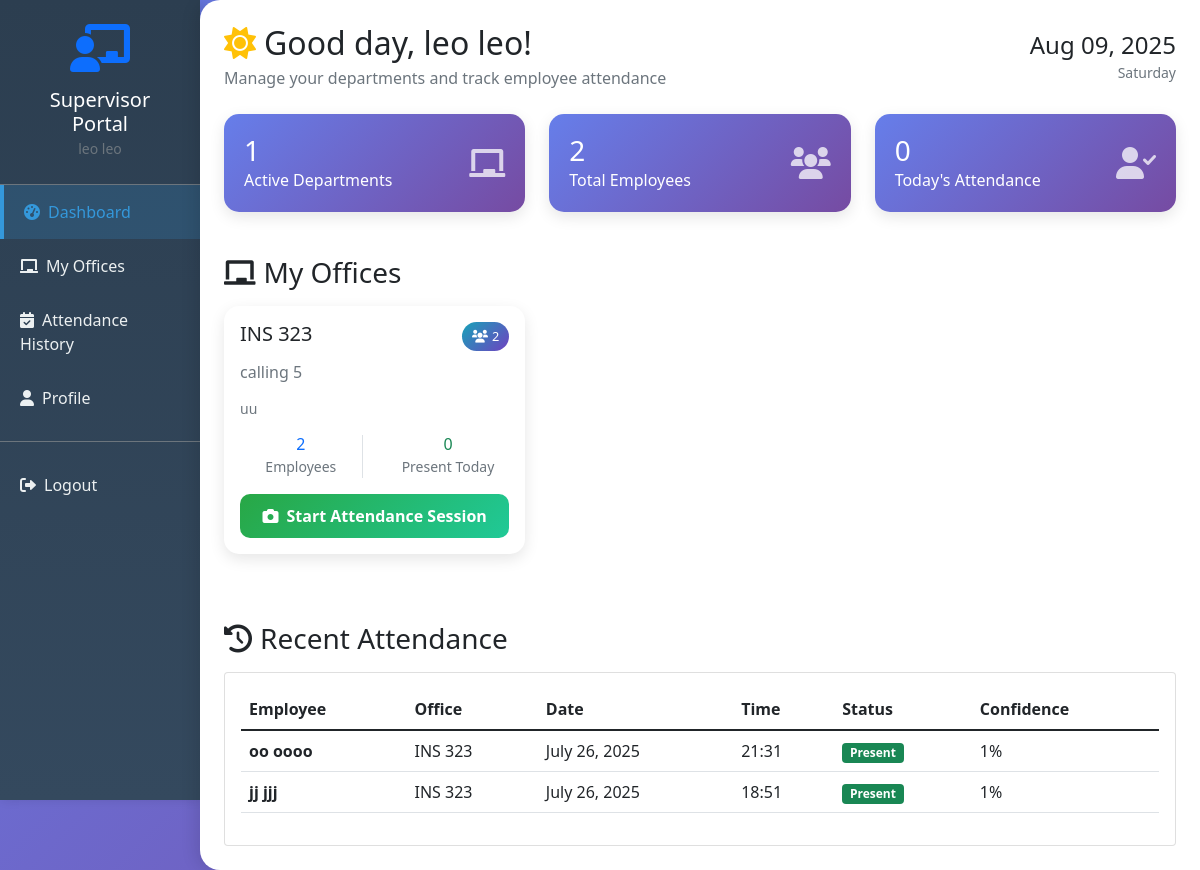
The page /lecturer/dashboard/ (signed in) on the database as committed earlier.
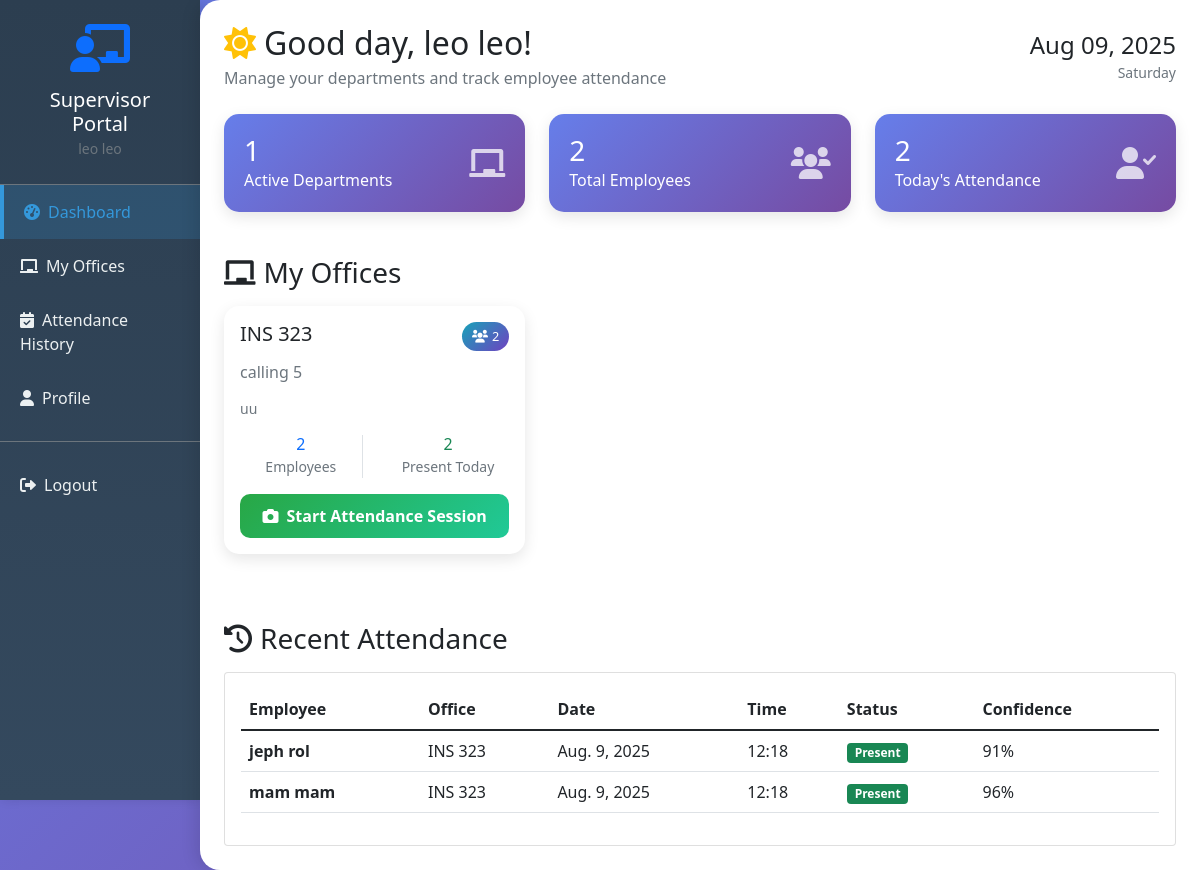
The same page on the database as committed later.
### attendance/models.py (models this page shows, shortened)
class Class(models.Model):
    name = models.CharField(max_length=100, unique=True)
    code = models.CharField(max_length=20, unique=True)
    description = models.TextField(blank=True)
    instructor = models.ForeignKey('CustomUser', on_delete=models.CASCADE, related_name='taught_classes', limit_choices_to={'position': 'lecturer'})
    created_at = models.DateTimeField(auto_now_add=True)
    is_active = models.BooleanField(default=True)
    class Meta:
        verbose_name_plural = "Classes"
        ordering = ['name']

class Attendance(models.Model):
    ATTENDANCE_STATUS_CHOICES = [
        ('present', 'Present'),
        ('absent', 'Absent'),
        ('late', 'Late'),
    ]
    student = models.ForeignKey(Student, on_delete=models.CASCADE, related_name='attendance_records', null = True)
    class_attended = models.ForeignKey(Class, on_delete=models.CASCADE, related_name='attendance_records')
    date = models.DateField(default=timezone.now)
    timestamp = models.DateTimeField(auto_now_add=True)
    status = models.CharField(max_length=10, choices=ATTENDANCE_STATUS_CHOICES, default='present')
    recognition_confidence = models.FloatField(null=True, blank=True)
    marked_by_recognition = models.BooleanField(default=True)
    attendance_image = models.CharField(max_length=255, blank=True, null=True, help_text="Filename of captured attendance image")
    notes = models.TextField(blank=True)
    class Meta:
        unique_together = ['student', 'class_attended', 'date']
        ordering = ['-timestamp']

class Student(models.Model):
    SEMESTER_CHOICES = [
        ('1', 'First Semester'),
        ('2', 'Second Semester'),
    ]
    user = models.OneToOneField('CustomUser', on_delete=models.CASCADE, related_name='student_profile', null = True)
    student_id = models.CharField(max_length=20, unique=True)
    enrolled_classes = models.ManyToManyField(Class, related_name='students', blank=True)
    year_of_study = models.CharField(max_length=20, blank=True)
    department = models.ForeignKey(Department, on_delete=models.CASCADE, related_name='students', null=True, blank=True)
    level = models.ForeignKey(Level, on_delete=models.CASCADE, related_name='students', null=True, blank=True)
    semester = models.CharField(max_length=1, choices=SEMESTER_CHOICES, blank=True)
    phone = models.CharField(max_length=20, blank=True)
    created_at = models.DateTimeField(auto_now_add=True)
    is_active = models.BooleanField(default=True)
    class Meta:
        ordering = ['student_id']
    @property
    def full_name(self):
        return self.user.get_full_name() or self.user.username
    @property
    def phone(self):
        return self.user.phone

class CustomUser(AbstractUser):
    POSITION_CHOICES = [
        ('student', 'Student'),
        ('lecturer', 'Lecturer'),
    ]
    position = models.CharField(
        max_length=10,
        choices=POSITION_CHOICES,
        default='student',
        help_text='User position in the system'
    )
    phone = models.CharField(max_length=20, blank=True, null=True)
    student_id = models.CharField(max_length=20, blank=True, null=True, unique=True)

### attendance/views.py (the view)
# urls.py: path('lecturer/dashboard/', views.lecturer_dashboard, name='lecturer_dashboard'),
@login_required
def lecturer_dashboard(request):
    try:
        if not request.user.is_staff:
            messages.error(request, 'Access denied. Lecturer privileges required.')
            return redirect('student_dashboard')
        lecturer_classes = Class.objects.filter(
            instructor=request.user,
            is_active=True
        ).prefetch_related('students')
        today = timezone.now().date()
        today_sessions = AttendanceSession.objects.filter(
            class_session__instructor=request.user,
            date=today
        ).select_related('class_session')
        for cls in lecturer_classes:
            today_attendance = Attendance.objects.filter(
                class_attended=cls,
                date=today,
                status='present'
            ).count()
            cls.attendance_today_count = today_attendance
        recent_attendance = Attendance.objects.filter(
            class_attended__instructor=request.user
        ).select_related('student', 'class_attended').order_by('-timestamp')[:20]
        total_students = sum(cls.students.filter(is_active=True).count() for cls in lecturer_classes)
        total_classes = lecturer_classes.count()
        today_attendance_count = sum(session.present_count for session in today_sessions)
        context = {
            'lecturer': request.user,
            'lecturer_classes': lecturer_classes,
            'today_sessions': today_sessions,
            'recent_attendance': recent_attendance,
            'total_students': total_students,
            'total_classes': total_classes,
            'today_attendance_count': today_attendance_count,
            'today': today,
        }
        return render(request, 'attendance/lecturer_dashboard.html', context)
    except Exception as e:
        messages.error(request, f'Error loading dashboard: {str(e)}')
        return redirect('student_login')

### templates/attendance/lecturer_dashboard.html (shortened to what the changed rows need)
<!DOCTYPE html>
<html lang="en">
<head>
    <link href="https://cdn.jsdelivr.net/npm/bootstrap@5.1.3/dist/css/bootstrap.min.css" rel="stylesheet">
    <link href="https://cdnjs.cloudflare.com/ajax/libs/font-awesome/6.0.0/css/all.min.css" rel="stylesheet">
</head>
<body>
    <div class="container-fluid">
        <div class="row">
            <div class="col-lg-10 px-0">
                <div class="main-content p-4">
                    <div class="d-flex justify-content-between align-items-center mb-4">
                        <div>
                            <h2 class="mb-1">
                                <i class="fas fa-sun me-2 text-warning"></i>Good day, {{ lecturer.get_full_name|default:lecturer.username }}!
                            </h2>
                        </div>
                    </div>
                    <div class="row mb-4">
                        <div class="col-md-4">
                            <div class="stats-card">
                                <div class="d-flex justify-content-between align-items-center">
                                    <div>
                                        <h3 class="mb-0">{{ today_attendance_count }}</h3>
                                        <p class="mb-0">Today's Attendance</p>
                                    </div>
                                </div>
                            </div>
                        </div>
                    </div>
                    {% if lecturer_classes %}
                        <div class="row">
                            {% for class in lecturer_classes %}
                                <div class="col-md-6 col-lg-4">
                                    <div class="card class-card">
                                        <div class="card-body">
                                            <div class="d-flex justify-content-between align-items-start mb-3">
                                                <h5 class="card-title mb-0">{{ class.code }}</h5>
                                                <span class="attendance-badge">
                                                    <i class="fas fa-users me-1"></i>{{ class.students.count }}
                                                </span>
                                            </div>
                                            <h6 class="card-subtitle mb-3 text-muted">{{ class.name }}</h6>
                                            {% if class.description %}
                                            <div class="mb-3">
                                                <p class="text-muted small mb-0">{{ class.description|truncatewords:15 }}</p>
                                            </div>
                                            {% endif %}
                                            <div class="row text-center mb-3">
                                                <div class="col-6">
                                                    <div class="border-end">
                                                        <h6 class="mb-0 text-primary">{{ class.students.count }}</h6>
                                                        <small class="text-muted">Employees</small>
                                                    </div>
                                                </div>
                                                <div class="col-6">
                                                    <h6 class="mb-0 text-success">{{ class.attendance_today_count|default:0 }}</h6>
                                                    <small class="text-muted">Present Today</small>
                                                </div>
                                            </div>
                                            <div class="d-grid">
                                                <a href="{% url 'lecturer_attendance_session' class.id %}"
                                                   class="btn btn-attendance">
                                                    <i class="fas fa-camera me-2"></i>Start Attendance Session
                                                </a>
                                            </div>
                                        </div>
                                    </div>
                                </div>
                            {% endfor %}
                        </div>
                    {% else %}
                        <div class="text-center py-5">
                            <i class="fas fa-chalkboard fa-3x text-muted mb-4"></i>
                            <h4 class="text-muted mb-3">No Offices Assigned</h4>
                            <p class="text-muted">You don't have any office assigned yet. Please contact your administrator.</p>
                        </div>
                    {% endif %}
                    {% if recent_attendance %}
                        <div class="row mt-5">
                            <div class="col-12">
                                <div class="card">
                                    <div class="card-body">
                                        <div class="table-responsive">
                                            <table class="table table-hover">
                                                <thead>
                                                    <tr>
                                                        <th>Employee</th>
                                                        <th>Office</th>
                                                        <th>Date</th>
                                                        <th>Time</th>
                                                        <th>Status</th>
                                                        <th>Confidence</th>
                                                    </tr>
                                                </thead>
                                                <tbody>
                                                    {% for attendance in recent_attendance %}
                                                        <tr>
                                                            <td>
                                                                <strong>{{ attendance.student.full_name }}</strong><br>
                                                            </td>
                                                            <td>{{ attendance.class_attended.code }}</td>
                                                            <td>{{ attendance.date }}</td>
                                                            <td>{{ attendance.timestamp|time:"H:i" }}</td>
                                                            <td>
                                                                {% if attendance.status == 'present' %}
                                                                    <span class="badge bg-success">Present</span>
                                                                {% elif attendance.status == 'late' %}
                                                                    <span class="badge bg-warning">Late</span>
                                                                {% else %}
                                                                    <span class="badge bg-danger">{{ attendance.status|title }}</span>
                                                                {% endif %}
                                                            </td>
                                                            <td>
                                                                {% if attendance.recognition_confidence %}
                                                                    {{ attendance.recognition_confidence|floatformat:0 }}%
                                                                {% else %}
                                                                    -
                                                                {% endif %}
                                                            </td>
                                                        </tr>
                                                    {% endfor %}
                                                </tbody>
                                            </table>
                                        </div>
                                    </div>
                                </div>
                            </div>
                        </div>
                    {% endif %}
                </div>
            </div>
        </div>
    </div>
</body>
</html>

Rows that differ between the two databases and show on the page:
removed Attendance: student.full_name "oo oooo", class_attended.code "INS 323", date "July 26, 2025", timestamp "21:31", status "Present", recognition_confidence "1"
removed Attendance: student.full_name "jj jjj", class_attended.code "INS 323", date "July 26, 2025", timestamp "18:51", status "Present", recognition_confidence "1"
computed for Class "INS 323": attendance_today_count "0" → "2"
added Attendance: student.full_name "jeph rol", class_attended.code "INS 323", date "Aug. 9, 2025", timestamp "12:18", status "Present", recognition_confidence "91"
added Attendance: student.full_name "mam mam", class_attended.code "INS 323", date "Aug. 9, 2025", timestamp "12:18", status "Present", recognition_confidence "96"
Other text that changed with them:
{{ today_attendance_count }}: "0" → "2"
